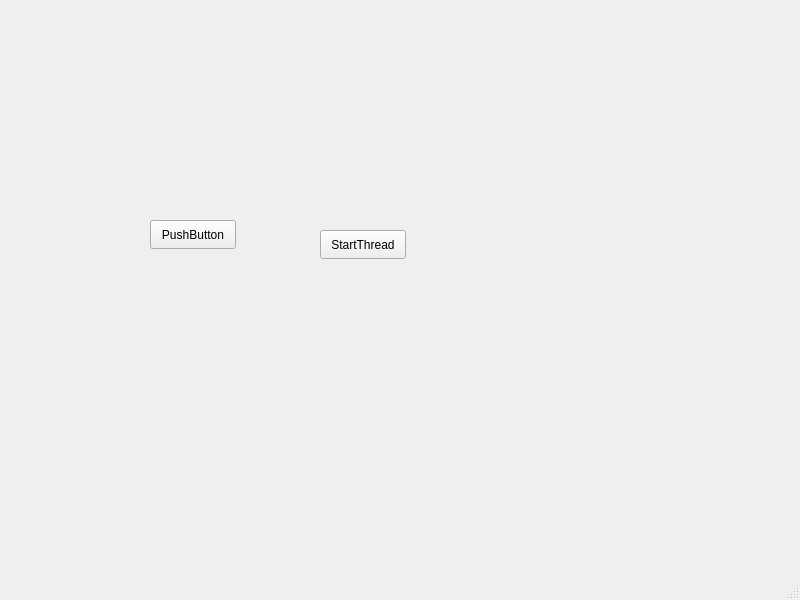
<?xml version="1.0" encoding="UTF-8"?>
<ui version="4.0">
 <class>MainWindow</class>
 <widget class="QMainWindow" name="MainWindow">
  <property name="geometry">
   <rect>
    <x>0</x>
    <y>0</y>
    <width>800</width>
    <height>600</height>
   </rect>
  </property>
  <property name="windowTitle">
   <string>MainWindow</string>
  </property>
  <widget class="QWidget" name="centralwidget">
   <widget class="QPushButton" name="pushButton">
    <property name="geometry">
     <rect>
      <x>150</x>
      <y>220</y>
      <width>86</width>
      <height>29</height>
     </rect>
    </property>
    <property name="text">
     <string>PushButton</string>
    </property>
   </widget>
   <widget class="QPushButton" name="Strat">
    <property name="geometry">
     <rect>
      <x>320</x>
      <y>230</y>
      <width>86</width>
      <height>29</height>
     </rect>
    </property>
    <property name="text">
     <string>StartThread</string>
    </property>
   </widget>
  </widget>
  <widget class="QMenuBar" name="menubar">
   <property name="geometry">
    <rect>
     <x>0</x>
     <y>0</y>
     <width>800</width>
     <height>17</height>
    </rect>
   </property>
  </widget>
  <widget class="QStatusBar" name="statusbar"/>
 </widget>
 <resources/>
 <connections/>
</ui>
